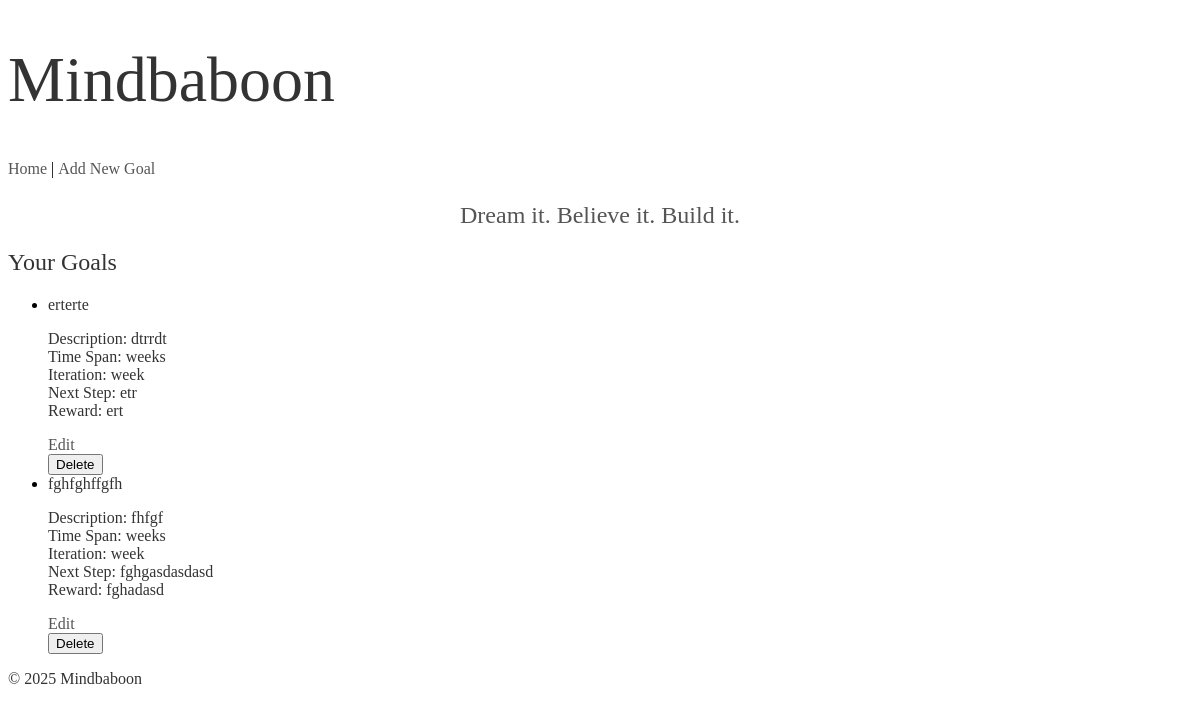
Before: / with the older database file.
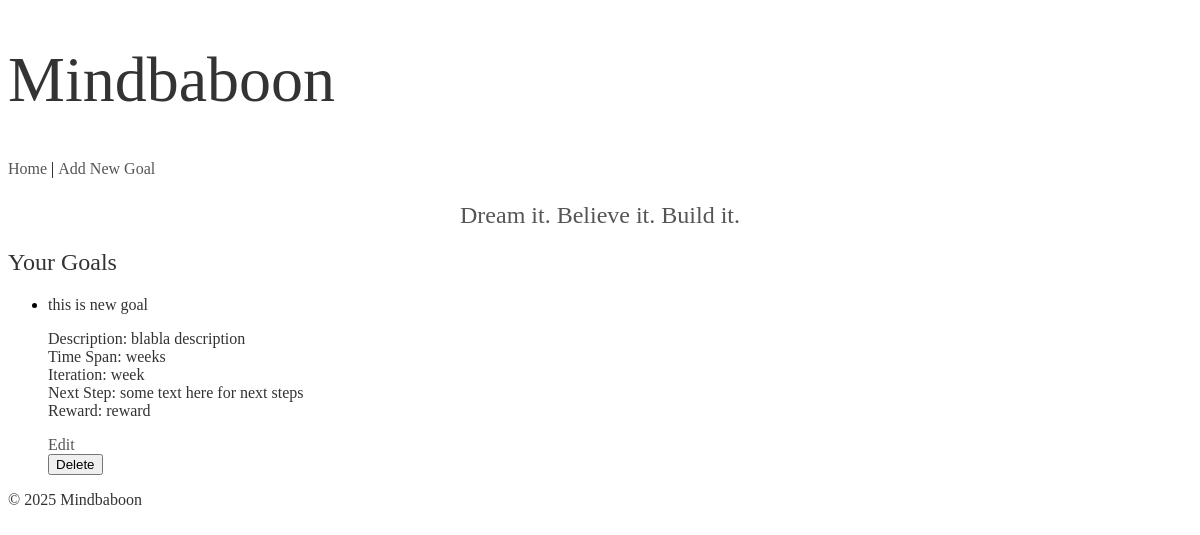
After: the same page with the newer database file.
### tables this page shows
CREATE TABLE goals (
            id INTEGER PRIMARY KEY AUTOINCREMENT,
            goal_name TEXT NOT NULL,
            goal_description TEXT,
            time_span TEXT,
            end_date TEXT,
            iteration TEXT,
            next_steps TEXT,
            reward TEXT,
            completed INTEGER NOT NULL DEFAULT 0,
            is_paused INTEGER NOT NULL DEFAULT 0,
            last_email_sent TIMESTAMP,
            created_at TIMESTAMP NOT NULL,
            last_reminder_at TIMESTAMP
        );

### mindbaboon.py (the view)
@app.route("/")
def index():
    conn = get_db_connection()
    goals = conn.execute("SELECT * FROM goals").fetchall()
    conn.close()
    random_goal = random.choice(MOTIVATIONAL_GOALS)
    return render_template("index.html", goals=goals, motivational_goal=random_goal)

### database.py (called while the page is built)
def get_db_connection():
    try:
        data_dir = 'data'
        if not os.path.exists(data_dir):
            os.makedirs(data_dir, exist_ok=True)
        db_path = os.path.join(data_dir, 'mindbaboon.db')
        conn = sqlite3.connect(db_path)
        conn.row_factory = sqlite3.Row
        return conn
    except Exception as e:
        print(f"Database connection error: {e}")
        raise

### templates/index.html (shortened to what this page needs)
{% extends "base.html" %}
{% block content %}
<p class="motivational-goal">{{ motivational_goal }}</p>
<h2>Your Goals</h2>
{% if goals %}
  <ul>
    {% for goal in goals %}
      <li>
        <strong>{{ goal.goal_name }}</strong>
        <p>
          <strong>Description:</strong> {{ goal.goal_description }}<br>
          <strong>Time Span:</strong> {{ goal.time_span }}
          <br>
          <strong>Iteration:</strong> {{ goal.iteration }}<br>
          <strong>Next Step:</strong> {{ goal.next_steps }}<br>
          <strong>Reward:</strong> {{ goal.reward }}
        </p>
        <a href="{{ url_for('edit_goal', goal_id=goal['id']) }}">Edit</a>
        <form method="POST" action="/delete_goal">
          <button type="submit">Delete</button>
        </form>
      </li>
    {% endfor %}
  </ul>
{% else %}
  <p>No goals yet. <a href="{{ url_for('add_goal') }}">Add one</a>.</p>
{% endif %}
{% endblock %}

### templates/base.html (shortened to what this page needs)
<!DOCTYPE html>
<html lang="en">
<head>
  <link rel="stylesheet" href="https://use.typekit.net/enw8aoe.css">
  <link rel="stylesheet" href="{{ url_for('static', filename='style.css') }}">
</head>
<body>
  <header>
    <h1>Mindbaboon</h1>
    <nav>
      <a href="{{ url_for('index') }}">Home</a> |
      <a href="{{ url_for('add_goal') }}">Add New Goal</a>
    </nav>
  </header>
  <main>
    {% block content %}{% endblock %}
  </main>
  <footer>
    <p>© 2025 Mindbaboon</p>
  </footer>
</body>
</html>

### static/style.css (style rules this page uses)
h1, h2, p, strong, em, a { font-family: "crete", serif; font-weight: 400; color: #333; }
h1 { font-size: 4rem; }
a { text-decoration: none; color: #555; }
.motivational-goal { font-family: "crete", serif; font-size: 1.5rem; font-weight: 400; color: #555; margin-bottom: 20px; text-align: center; }
::placeholder { color: #ccc; }

Changed rows visible on the page:
removed goals: goal_name "erterte", goal_description "dtrrdt", time_span "weeks", iteration "week", next_steps "etr", reward "ert"
removed goals: goal_name "fghfghffgfh", goal_description "fhfgf", time_span "weeks", iteration "week", next_steps "fghgasdasdasd", reward "fghadasd"
added goals: goal_name "this is new goal", goal_description "blabla description", time_span "weeks", iteration "week", next_steps "some text here for next steps", reward "reward"
